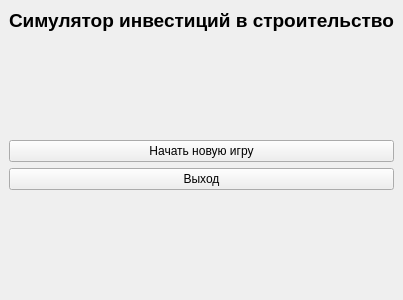
<?xml version="1.0" encoding="UTF-8"?>
<ui version="4.0">
 <class>MainWindow</class>
 <widget class="QMainWindow" name="MainWindow">
  <property name="geometry">
   <rect>
    <x>0</x>
    <y>0</y>
    <width>400</width>
    <height>300</height>
   </rect>
  </property>
  <property name="windowTitle">
   <string>Симулятор инвестиций</string>
  </property>
  <widget class="QWidget" name="centralwidget">
   <layout class="QVBoxLayout" name="verticalLayout">
    <item>
     <widget class="QLabel" name="titleLabel">
      <property name="font">
       <font>
        <pointsize>14</pointsize>
        <bold>true</bold>
       </font>
      </property>
      <property name="text">
       <string>Симулятор инвестиций в строительство</string>
      </property>
      <property name="alignment">
       <set>Qt::AlignCenter</set>
      </property>
     </widget>
    </item>
    <item>
     <spacer name="verticalSpacer">
      <property name="orientation">
       <enum>Qt::Vertical</enum>
      </property>
      <property name="sizeHint" stdset="0">
       <size>
        <width>20</width>
        <height>40</height>
       </size>
      </property>
     </spacer>
    </item>
    <item>
     <widget class="QPushButton" name="startGameButton">
      <property name="text">
       <string>Начать новую игру</string>
      </property>
     </widget>
    </item>
    <item>
     <widget class="QPushButton" name="exitButton">
      <property name="text">
       <string>Выход</string>
      </property>
     </widget>
    </item>
    <item>
     <spacer name="verticalSpacer_2">
      <property name="orientation">
       <enum>Qt::Vertical</enum>
      </property>
      <property name="sizeHint" stdset="0">
       <size>
        <width>20</width>
        <height>40</height>
       </size>
      </property>
     </spacer>
    </item>
   </layout>
  </widget>
 </widget>
 <resources/>
 <connections/>
</ui>
